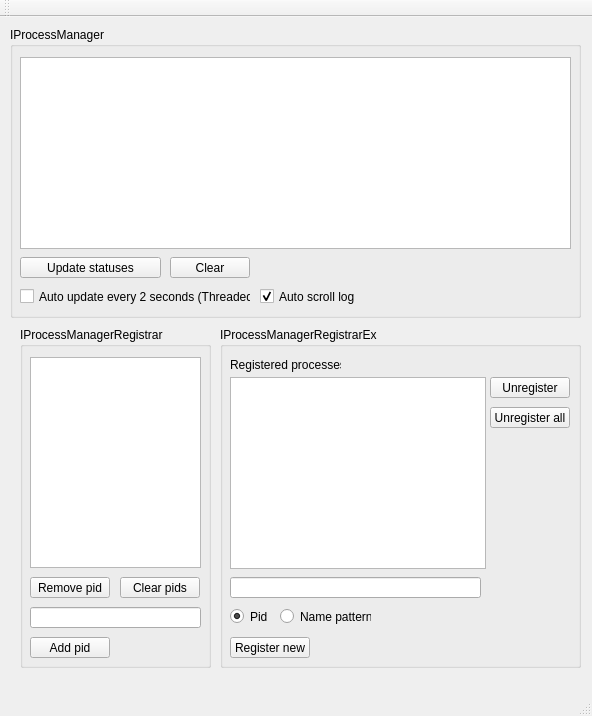
<?xml version="1.0" encoding="UTF-8"?>
<ui version="4.0">
 <class>MainWindow</class>
 <widget class="QMainWindow" name="MainWindow">
  <property name="geometry">
   <rect>
    <x>0</x>
    <y>0</y>
    <width>592</width>
    <height>716</height>
   </rect>
  </property>
  <property name="windowTitle">
   <string>MainWindow</string>
  </property>
  <widget class="QWidget" name="centralWidget">
   <widget class="QGroupBox" name="groupBox">
    <property name="geometry">
     <rect>
      <x>220</x>
      <y>310</y>
      <width>361</width>
      <height>341</height>
     </rect>
    </property>
    <property name="title">
     <string>IProcessManagerRegistrarEx</string>
    </property>
    <widget class="QPushButton" name="pushButton_4">
     <property name="geometry">
      <rect>
       <x>270</x>
       <y>50</y>
       <width>80</width>
       <height>21</height>
      </rect>
     </property>
     <property name="text">
      <string>Unregister</string>
     </property>
    </widget>
    <widget class="QPushButton" name="pushButton_2">
     <property name="geometry">
      <rect>
       <x>10</x>
       <y>310</y>
       <width>80</width>
       <height>21</height>
      </rect>
     </property>
     <property name="text">
      <string>Register new</string>
     </property>
    </widget>
    <widget class="QLabel" name="label">
     <property name="geometry">
      <rect>
       <x>10</x>
       <y>30</y>
       <width>111</width>
       <height>16</height>
      </rect>
     </property>
     <property name="text">
      <string>Registered processes:</string>
     </property>
    </widget>
    <widget class="QRadioButton" name="radioButton">
     <property name="geometry">
      <rect>
       <x>10</x>
       <y>280</y>
       <width>51</width>
       <height>19</height>
      </rect>
     </property>
     <property name="text">
      <string>Pid</string>
     </property>
     <property name="checked">
      <bool>true</bool>
     </property>
    </widget>
    <widget class="QTableWidget" name="tableWidgetR">
     <property name="geometry">
      <rect>
       <x>10</x>
       <y>50</y>
       <width>256</width>
       <height>192</height>
      </rect>
     </property>
    </widget>
    <widget class="QPushButton" name="pushButton_3">
     <property name="geometry">
      <rect>
       <x>270</x>
       <y>80</y>
       <width>80</width>
       <height>21</height>
      </rect>
     </property>
     <property name="text">
      <string>Unregister all</string>
     </property>
    </widget>
    <widget class="QLineEdit" name="lineEdit">
     <property name="geometry">
      <rect>
       <x>10</x>
       <y>250</y>
       <width>251</width>
       <height>21</height>
      </rect>
     </property>
    </widget>
    <widget class="QRadioButton" name="radioButton_2">
     <property name="geometry">
      <rect>
       <x>60</x>
       <y>280</y>
       <width>91</width>
       <height>19</height>
      </rect>
     </property>
     <property name="text">
      <string>Name pattern</string>
     </property>
    </widget>
   </widget>
   <widget class="QGroupBox" name="groupBox_2">
    <property name="geometry">
     <rect>
      <x>10</x>
      <y>10</y>
      <width>571</width>
      <height>291</height>
     </rect>
    </property>
    <property name="title">
     <string>IProcessManager</string>
    </property>
    <widget class="QCheckBox" name="checkBox">
     <property name="geometry">
      <rect>
       <x>10</x>
       <y>260</y>
       <width>231</width>
       <height>19</height>
      </rect>
     </property>
     <property name="text">
      <string>Auto update every 2 seconds (Threaded)</string>
     </property>
    </widget>
    <widget class="QPushButton" name="pushButton">
     <property name="geometry">
      <rect>
       <x>160</x>
       <y>230</y>
       <width>80</width>
       <height>21</height>
      </rect>
     </property>
     <property name="text">
      <string>Clear</string>
     </property>
    </widget>
    <widget class="QTableWidget" name="tableWidget">
     <property name="geometry">
      <rect>
       <x>10</x>
       <y>30</y>
       <width>551</width>
       <height>192</height>
      </rect>
     </property>
    </widget>
    <widget class="QPushButton" name="pushButton_5">
     <property name="geometry">
      <rect>
       <x>10</x>
       <y>230</y>
       <width>141</width>
       <height>21</height>
      </rect>
     </property>
     <property name="text">
      <string>Update statuses</string>
     </property>
    </widget>
    <widget class="QCheckBox" name="checkBox_2">
     <property name="geometry">
      <rect>
       <x>250</x>
       <y>260</y>
       <width>231</width>
       <height>19</height>
      </rect>
     </property>
     <property name="text">
      <string>Auto scroll log</string>
     </property>
     <property name="checked">
      <bool>true</bool>
     </property>
     <property name="tristate">
      <bool>false</bool>
     </property>
    </widget>
   </widget>
   <widget class="QGroupBox" name="groupBox_3">
    <property name="geometry">
     <rect>
      <x>20</x>
      <y>310</y>
      <width>191</width>
      <height>341</height>
     </rect>
    </property>
    <property name="title">
     <string>IProcessManagerRegistrar</string>
    </property>
    <widget class="QListView" name="listView">
     <property name="geometry">
      <rect>
       <x>10</x>
       <y>30</y>
       <width>171</width>
       <height>211</height>
      </rect>
     </property>
    </widget>
    <widget class="QLineEdit" name="lineEdit_2">
     <property name="geometry">
      <rect>
       <x>10</x>
       <y>280</y>
       <width>171</width>
       <height>21</height>
      </rect>
     </property>
    </widget>
    <widget class="QPushButton" name="pushButton_6">
     <property name="geometry">
      <rect>
       <x>10</x>
       <y>310</y>
       <width>80</width>
       <height>21</height>
      </rect>
     </property>
     <property name="text">
      <string>Add pid</string>
     </property>
    </widget>
    <widget class="QPushButton" name="pushButton_7">
     <property name="geometry">
      <rect>
       <x>100</x>
       <y>250</y>
       <width>80</width>
       <height>21</height>
      </rect>
     </property>
     <property name="text">
      <string>Clear pids</string>
     </property>
    </widget>
    <widget class="QPushButton" name="pushButton_8">
     <property name="geometry">
      <rect>
       <x>10</x>
       <y>250</y>
       <width>80</width>
       <height>21</height>
      </rect>
     </property>
     <property name="text">
      <string>Remove pid</string>
     </property>
    </widget>
    <zorder>groupBox</zorder>
    <zorder>listView</zorder>
    <zorder>lineEdit_2</zorder>
    <zorder>pushButton_6</zorder>
    <zorder>pushButton_7</zorder>
    <zorder>pushButton_8</zorder>
   </widget>
  </widget>
  <widget class="QMenuBar" name="menuBar">
   <property name="geometry">
    <rect>
     <x>0</x>
     <y>0</y>
     <width>592</width>
     <height>20</height>
    </rect>
   </property>
  </widget>
  <widget class="QToolBar" name="mainToolBar">
   <attribute name="toolBarArea">
    <enum>TopToolBarArea</enum>
   </attribute>
   <attribute name="toolBarBreak">
    <bool>false</bool>
   </attribute>
  </widget>
  <widget class="QStatusBar" name="statusBar"/>
 </widget>
 <layoutdefault spacing="6" margin="11"/>
 <resources/>
 <connections/>
</ui>
